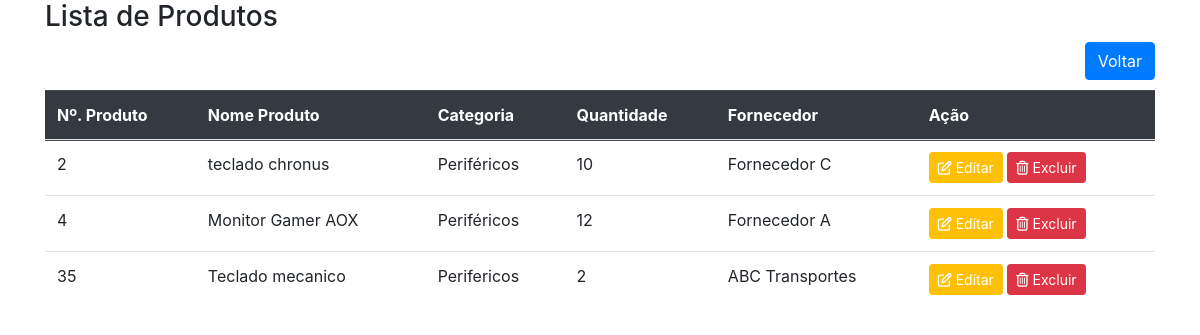
/listar_produtos.php (signed in), run on the app's committed database.
### tables this page shows
CREATE TABLE `estoque` (
  `id_estoque` int(11) NOT NULL,
  `nroproduto` int(11) NOT NULL,
  `nomeproduto` varchar(200) NOT NULL,
  `categoria` varchar(100) NOT NULL,
  `quantidade` int(11) NOT NULL,
  `fornecedor` varchar(100) NOT NULL
);

### listar_produtos.php (the view, shortened to what this page needs)
<!DOCTYPE html>
    <head>
        <link rel="stylesheet" href="https://stackpath.bootstrapcdn.com/bootstrap/4.3.1/css/bootstrap.min.css">
    </head>
    <body>
        <div class="container" >
        <h3>Lista de Produtos</h3>
       <div style="text-align: right; margin-bottom: 10px;">
           <a href="menu.php" class="btn btn-primary">Voltar</a>
         </div>
            <table class="table">
                <thead class="thead-dark">
                    <tr>
                        <th scope="col">Nº. Produto</th>
                        <th scope="col">Nome Produto</th>
                        <th scope="col">Categoria</th>
                        <th scope="col">Quantidade</th>
                        <th scope="col">Fornecedor</th>
                        <th scope="col">Ação</th>
                    </tr>
                </thead>
                   <tr>
                        <?php
                            include 'conexao.php';
                            $sql = "SELECT * FROM `estoque`";
                            $busca = mysqli_query($conexao,$sql);
                            while ($array = mysqli_fetch_array($busca)) {
                                $id_estoque = $array['id_estoque'];
                                $nroproduto = $array['nroproduto'];
                                $nomeproduto = $array['nomeproduto'];
                                $categoria = $array['categoria'];
                                $quantidade = $array['quantidade'];
                                $fornecedor = $array['fornecedor'];
                                ?>
                    <tr>
                        <td><?php echo $nroproduto ?></td>
                        <td><?php echo $nomeproduto ?></td>
                        <td><?php echo $categoria ?></td>
                        <td><?php echo $quantidade ?></td>
                        <td><?php echo $fornecedor ?></td>
                        <td><a class="btn btn-warning btn-sm" href="editar_produto.php?id=<?php echo $id_estoque?>" role="button" style="color:white"><i class="far fa-edit"></i> Editar</a>
                            <a class="btn btn-danger btn-sm" href="deletar_produto.php?id=<?php echo $id_estoque?>" role="button" style="color:white"><i class="far fa-trash-alt"></i> Excluir</a>
                        </td>
                    </tr>
                    <?php } ?>
                    </tr>
            </table>
        </div>
    </body>
</html>

### data on the page
estoque: nroproduto "2", nomeproduto "teclado chronus", categoria "Periféricos", quantidade "10", fornecedor "Fornecedor C"
estoque: nroproduto "4", nomeproduto "Monitor Gamer AOX", categoria "Periféricos", quantidade "12", fornecedor "Fornecedor A"
estoque: nroproduto "35", nomeproduto "Teclado mecanico", categoria "Perifericos", quantidade "2", fornecedor "ABC Transportes"
